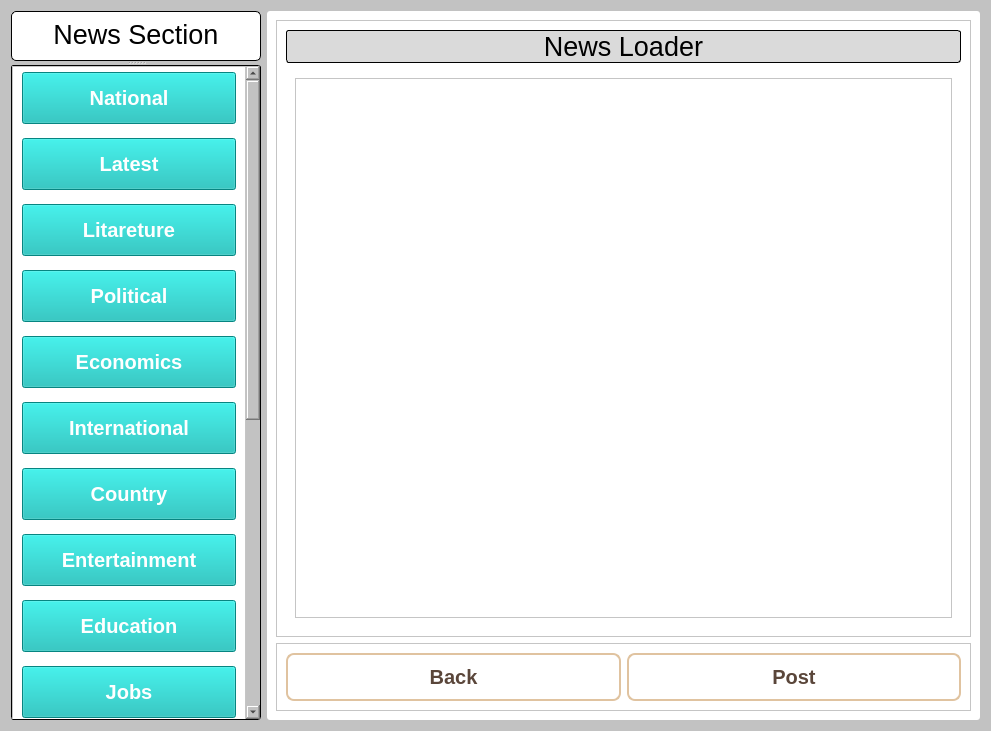
<?xml version="1.0" encoding="UTF-8"?>
<ui version="4.0">
 <class>Form</class>
 <widget class="QWidget" name="Form">
  <property name="geometry">
   <rect>
    <x>0</x>
    <y>0</y>
    <width>991</width>
    <height>731</height>
   </rect>
  </property>
  <property name="windowTitle">
   <string>Form</string>
  </property>
  <property name="styleSheet">
   <string notr="true">#Form{
	
	background-color: rgb(194, 194, 194);
}
#scrollArea
{
	border:1px solid black;
	border-radius: 3px;
}
#scrollAreaWidgetContents
{
	border:1px solid black;
	border-radius: 5px;
}
#frame_3
{
	border-radius: 3px;
}
</string>
  </property>
  <layout class="QHBoxLayout" name="horizontalLayout">
   <item>
    <widget class="QSplitter" name="splitter">
     <property name="maximumSize">
      <size>
       <width>250</width>
       <height>16777215</height>
      </size>
     </property>
     <property name="styleSheet">
      <string notr="true">background-color: rgb(194, 194, 194);</string>
     </property>
     <property name="orientation">
      <enum>Qt::Vertical</enum>
     </property>
     <widget class="QFrame" name="frame_2">
      <property name="minimumSize">
       <size>
        <width>250</width>
        <height>50</height>
       </size>
      </property>
      <property name="maximumSize">
       <size>
        <width>250</width>
        <height>50</height>
       </size>
      </property>
      <property name="styleSheet">
       <string notr="true">#frame_2 {
	border: 1px solid black;
border-radius: 5px;
	background-color: rgb(255, 255, 255);
}</string>
      </property>
      <property name="frameShape">
       <enum>QFrame::StyledPanel</enum>
      </property>
      <property name="frameShadow">
       <enum>QFrame::Raised</enum>
      </property>
      <layout class="QVBoxLayout" name="verticalLayout_2">
       <property name="spacing">
        <number>2</number>
       </property>
       <property name="topMargin">
        <number>5</number>
       </property>
       <property name="bottomMargin">
        <number>9</number>
       </property>
       <item>
        <widget class="QLabel" name="label">
         <property name="font">
          <font>
           <pointsize>20</pointsize>
          </font>
         </property>
         <property name="styleSheet">
          <string notr="true">background-color: rgb(255, 255, 255);</string>
         </property>
         <property name="text">
          <string>News Section</string>
         </property>
         <property name="alignment">
          <set>Qt::AlignCenter</set>
         </property>
        </widget>
       </item>
      </layout>
     </widget>
     <widget class="QScrollArea" name="scrollArea">
      <property name="minimumSize">
       <size>
        <width>0</width>
        <height>0</height>
       </size>
      </property>
      <property name="maximumSize">
       <size>
        <width>300</width>
        <height>16777215</height>
       </size>
      </property>
      <property name="styleSheet">
       <string notr="true">background-color: rgb(133, 133, 133);</string>
      </property>
      <property name="verticalScrollBarPolicy">
       <enum>Qt::ScrollBarAsNeeded</enum>
      </property>
      <property name="widgetResizable">
       <bool>true</bool>
      </property>
      <widget class="QWidget" name="scrollAreaWidgetContents">
       <property name="geometry">
        <rect>
         <x>0</x>
         <y>-534</y>
         <width>227</width>
         <height>1200</height>
        </rect>
       </property>
       <layout class="QVBoxLayout" name="verticalLayout">
        <property name="spacing">
         <number>0</number>
        </property>
        <property name="leftMargin">
         <number>0</number>
        </property>
        <property name="topMargin">
         <number>0</number>
        </property>
        <property name="rightMargin">
         <number>0</number>
        </property>
        <property name="bottomMargin">
         <number>0</number>
        </property>
        <item>
         <widget class="QFrame" name="frame">
          <property name="minimumSize">
           <size>
            <width>0</width>
            <height>1200</height>
           </size>
          </property>
          <property name="maximumSize">
           <size>
            <width>300</width>
            <height>16777215</height>
           </size>
          </property>
          <property name="styleSheet">
           <string notr="true">#frame{background-color: rgb(255, 255, 255);}
#frame QPushButton {
	padding-top:10px;
	padding-bottom:10px;
	font-size: 20px;
	height:30px;
	color: white;
	background-color: rgb(10, 186, 181);
	font-family: &quot;JetBrains Mono&quot;, monospace;
	font: bold;
}
</string>
          </property>
          <property name="frameShape">
           <enum>QFrame::StyledPanel</enum>
          </property>
          <property name="frameShadow">
           <enum>QFrame::Raised</enum>
          </property>
          <layout class="QVBoxLayout" name="verticalLayout_3" stretch="0,0,0,0,0,0,0,0,0,0,0,0,0,0,0,0,0,0">
           <property name="spacing">
            <number>9</number>
           </property>
           <property name="leftMargin">
            <number>9</number>
           </property>
           <property name="topMargin">
            <number>0</number>
           </property>
           <property name="bottomMargin">
            <number>0</number>
           </property>
           <item>
            <widget class="QPushButton" name="National">
             <property name="minimumSize">
              <size>
               <width>0</width>
               <height>0</height>
              </size>
             </property>
             <property name="text">
              <string>National</string>
             </property>
            </widget>
           </item>
           <item>
            <widget class="QPushButton" name="Latest">
             <property name="text">
              <string>Latest</string>
             </property>
            </widget>
           </item>
           <item>
            <widget class="QPushButton" name="Litareture">
             <property name="text">
              <string>Litareture</string>
             </property>
            </widget>
           </item>
           <item>
            <widget class="QPushButton" name="Political">
             <property name="text">
              <string>Political</string>
             </property>
            </widget>
           </item>
           <item>
            <widget class="QPushButton" name="Economics">
             <property name="text">
              <string>Economics</string>
             </property>
            </widget>
           </item>
           <item>
            <widget class="QPushButton" name="International">
             <property name="text">
              <string>International</string>
             </property>
            </widget>
           </item>
           <item>
            <widget class="QPushButton" name="Country">
             <property name="text">
              <string>Country</string>
             </property>
            </widget>
           </item>
           <item>
            <widget class="QPushButton" name="Entertainment">
             <property name="text">
              <string>Entertainment</string>
             </property>
            </widget>
           </item>
           <item>
            <widget class="QPushButton" name="Education">
             <property name="text">
              <string>Education</string>
             </property>
            </widget>
           </item>
           <item>
            <widget class="QPushButton" name="Jobs">
             <property name="text">
              <string>Jobs</string>
             </property>
            </widget>
           </item>
           <item>
            <widget class="QPushButton" name="Technology">
             <property name="text">
              <string>Technology</string>
             </property>
            </widget>
           </item>
           <item>
            <widget class="QPushButton" name="LifeStyle">
             <property name="text">
              <string>LifeStyle</string>
             </property>
            </widget>
           </item>
           <item>
            <widget class="QPushButton" name="Islam">
             <property name="text">
              <string>Islam</string>
             </property>
            </widget>
           </item>
           <item>
            <widget class="QPushButton" name="Various">
             <property name="text">
              <string>Various</string>
             </property>
            </widget>
           </item>
           <item>
            <widget class="QPushButton" name="Socialmedia">
             <property name="text">
              <string>Socialmedia</string>
             </property>
            </widget>
           </item>
           <item>
            <widget class="QPushButton" name="Interview">
             <property name="text">
              <string>Interview</string>
             </property>
            </widget>
           </item>
           <item>
            <widget class="QPushButton" name="Corporate">
             <property name="text">
              <string>Corporate</string>
             </property>
            </widget>
           </item>
           <item>
            <widget class="QPushButton" name="Others">
             <property name="text">
              <string>Others</string>
             </property>
            </widget>
           </item>
          </layout>
         </widget>
        </item>
       </layout>
      </widget>
     </widget>
    </widget>
   </item>
   <item>
    <widget class="QWidget" name="widget" native="true">
     <property name="styleSheet">
      <string notr="true">background-color: rgb(194, 194, 194);</string>
     </property>
     <layout class="QGridLayout" name="gridLayout">
      <property name="leftMargin">
       <number>0</number>
      </property>
      <property name="topMargin">
       <number>0</number>
      </property>
      <property name="rightMargin">
       <number>0</number>
      </property>
      <property name="bottomMargin">
       <number>0</number>
      </property>
      <item row="0" column="0">
       <widget class="QFrame" name="frame_3">
        <property name="styleSheet">
         <string notr="true">background-color: rgb(255, 255, 255);</string>
        </property>
        <property name="frameShape">
         <enum>QFrame::StyledPanel</enum>
        </property>
        <property name="frameShadow">
         <enum>QFrame::Raised</enum>
        </property>
        <layout class="QVBoxLayout" name="verticalLayout_5">
         <item>
          <widget class="QFrame" name="frame_4">
           <property name="frameShape">
            <enum>QFrame::StyledPanel</enum>
           </property>
           <property name="frameShadow">
            <enum>QFrame::Raised</enum>
           </property>
           <layout class="QVBoxLayout" name="verticalLayout_4">
            <item>
             <widget class="QLabel" name="Tittle_Load_Label">
              <property name="font">
               <font>
                <pointsize>20</pointsize>
               </font>
              </property>
              <property name="styleSheet">
               <string notr="true">background-color: rgb(218, 218, 218);
border: 1px solid black;
border-radius: 3px;</string>
              </property>
              <property name="text">
               <string>News Loader</string>
              </property>
              <property name="alignment">
               <set>Qt::AlignCenter</set>
              </property>
             </widget>
            </item>
            <item>
             <widget class="QStackedWidget" name="stackedWidget">
              <property name="enabled">
               <bool>true</bool>
              </property>
              <property name="font">
               <font>
                <kerning>true</kerning>
               </font>
              </property>
              <property name="styleSheet">
               <string notr="true">background-color: rgb(255, 255, 255);</string>
              </property>
              <property name="currentIndex">
               <number>0</number>
              </property>
              <widget class="QWidget" name="ListWidgetPage">
               <property name="enabled">
                <bool>true</bool>
               </property>
               <layout class="QGridLayout" name="gridLayout_2">
                <item row="0" column="0">
                 <widget class="QListWidget" name="listWidget">
                  <property name="enabled">
                   <bool>true</bool>
                  </property>
                  <property name="font">
                   <font>
                    <pointsize>12</pointsize>
                   </font>
                  </property>
                 </widget>
                </item>
               </layout>
              </widget>
              <widget class="QWidget" name="NewsShow">
               <layout class="QVBoxLayout" name="verticalLayout_6">
                <item>
                 <widget class="QTextEdit" name="textEdit">
                  <property name="font">
                   <font>
                    <pointsize>12</pointsize>
                   </font>
                  </property>
                  <property name="styleSheet">
                   <string notr="true">border:1px solid black;</string>
                  </property>
                 </widget>
                </item>
                <item>
                 <widget class="QLabel" name="imageLabel">
                  <property name="text">
                   <string>TextLabel</string>
                  </property>
                  <property name="alignment">
                   <set>Qt::AlignCenter</set>
                  </property>
                 </widget>
                </item>
               </layout>
              </widget>
             </widget>
            </item>
           </layout>
          </widget>
         </item>
         <item>
          <widget class="QFrame" name="frame_5">
           <property name="styleSheet">
            <string notr="true">#frame_5 QPushButton {
    background-color: qlineargradient(x1:0, y1:0, x2:1, y2:0,
                                      stop:0 #f8e9d4, stop:1 #eacda3);
    padding: 10px 20px;
    font-size: 20px;
    font-weight: bold;
    border: 2px solid #e0c3a0;
    border-radius: 8px;
    color: #5a463a;
    box-shadow: 2px 2px 6px rgba(0, 0, 0, 0.2);
}

/* Hover Effect */
#frame_5 QPushButton:hover {
    background-color: qlineargradient(x1:0, y1:0, x2:1, y2:0,
                                      stop:0 #ffe3c8, stop:1 #f7c58e);
    border: 2px solid #d6b27c;
    color: #3b2f24;
    transform: scale(1.03);
}

/* Pressed Effect */
#frame_5 QPushButton:pressed {
    background-color: #e5bb91;
    border: 2px solid #b8946b;
}
</string>
           </property>
           <property name="frameShape">
            <enum>QFrame::StyledPanel</enum>
           </property>
           <property name="frameShadow">
            <enum>QFrame::Raised</enum>
           </property>
           <layout class="QHBoxLayout" name="horizontalLayout_2">
            <item>
             <widget class="QPushButton" name="BackButton">
              <property name="text">
               <string>Back</string>
              </property>
             </widget>
            </item>
            <item>
             <widget class="QPushButton" name="PostButton">
              <property name="text">
               <string>Post</string>
              </property>
             </widget>
            </item>
           </layout>
          </widget>
         </item>
        </layout>
       </widget>
      </item>
     </layout>
    </widget>
   </item>
  </layout>
 </widget>
 <resources/>
 <connections/>
</ui>
